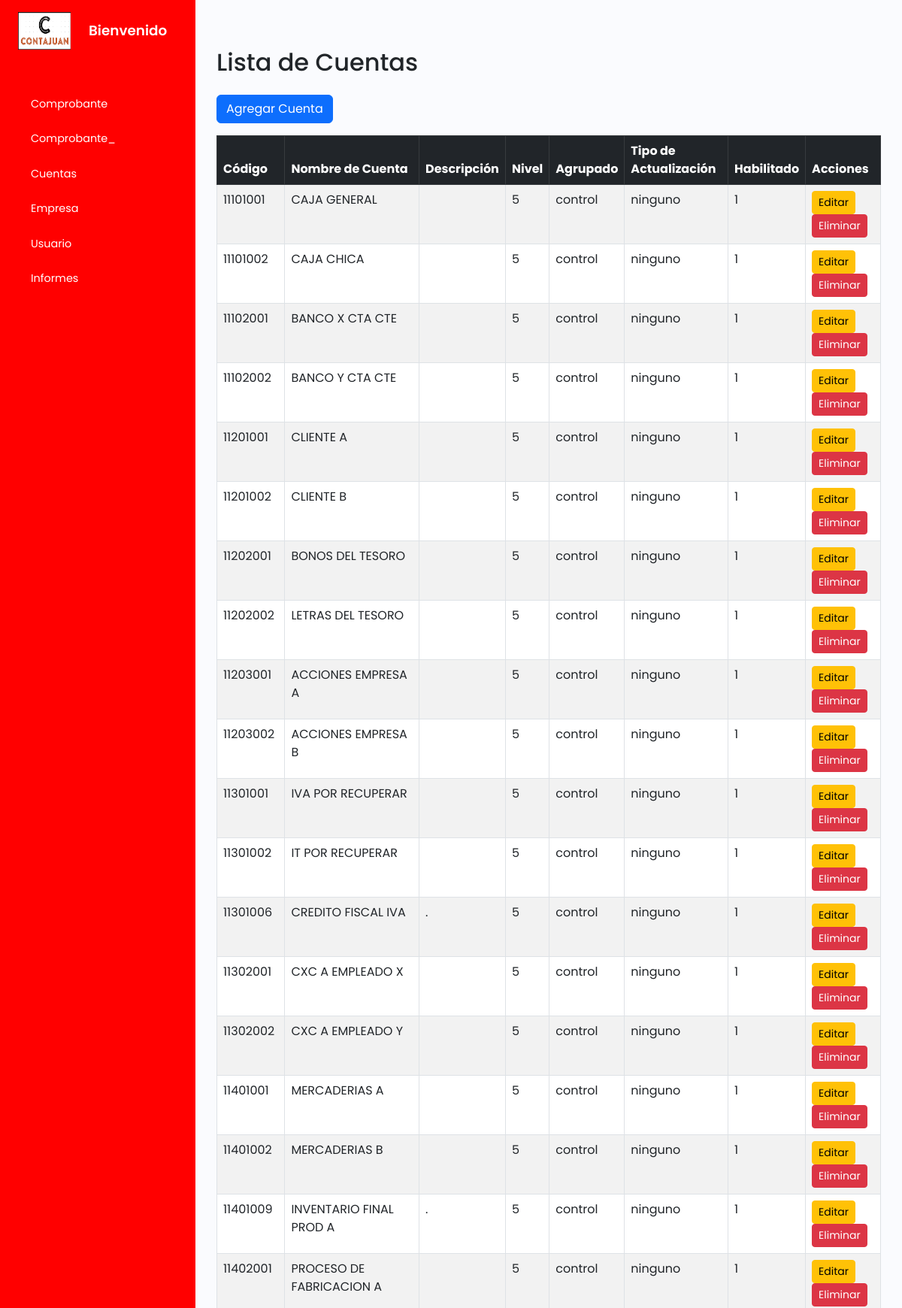
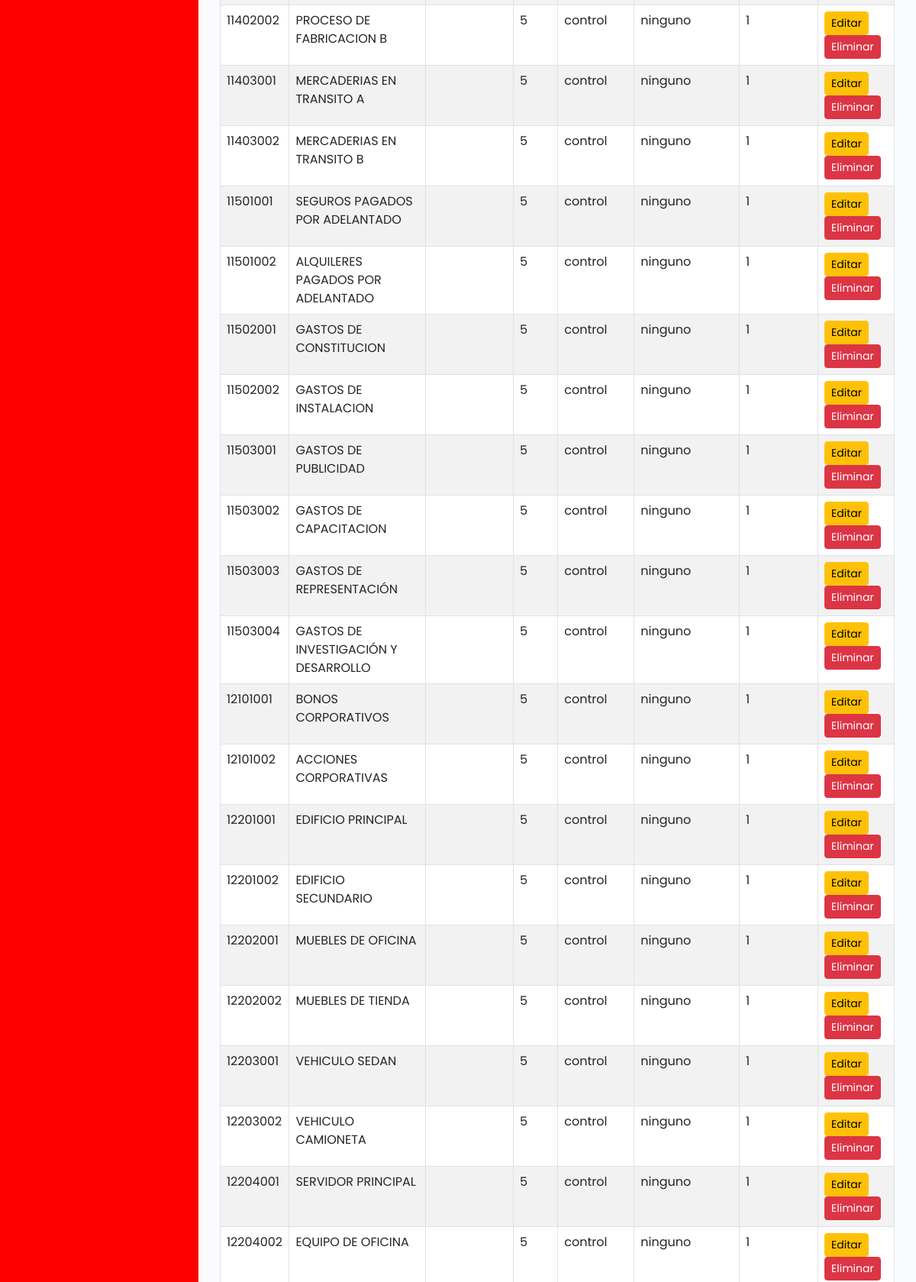
/tcuentas/index.php (upper part), run on the app's committed database (2 pictures, top to bottom).
### tables this page shows
CREATE TABLE `tcuentas` (
  `codigo` int(11) NOT NULL,
  `nombrecuenta` varchar(255) NOT NULL,
  `descripcion` varchar(255) NOT NULL,
  `nivel` int(11) NOT NULL,
  `agrupado` varchar(255) NOT NULL,
  `tipoactualizacion` varchar(255) NOT NULL,
  `habilitado` int(11) NOT NULL
);

### tcuentas/index.php (the view, shortened to what this page needs)
<?php
    include_once("../plantilla/inicio.php");
?>
        <div class="main p-3">
        <div class="container mt-5">
    <h2 class="mb-4">Lista de Cuentas</h2>
    <a href="create.php" class="btn btn-primary mb-3">Agregar Cuenta</a>
    <?php
    include_once '../cone.php';
    $sql = "SELECT * FROM tcuentas WHERE nivel = 5";
    $result = $conn->query($sql);
    if ($result->num_rows > 0) {
        echo "<table id='usuarios' class='table table-striped table-bordered  table-responsive' >
        <thead class='table-dark'>
        <tr>
            <th>Código</th>
            <th>Nombre de Cuenta</th>
            <th>Descripción</th>
            <th>Nivel</th>
            <th>Agrupado</th>
            <th>Tipo de Actualización</th>
            <th>Habilitado</th>
            <th>Acciones</th>
        </tr>
        </thead>
        <tbody>";
        while($row = $result->fetch_assoc()) {
            echo "<tr>
            <td>" . $row["codigo"]. "</td>
            <td>" . $row["nombrecuenta"]. "</td>
            <td>" . $row["descripcion"]. "</td>
            <td>" . $row["nivel"]. "</td>
            <td>" . $row["agrupado"]. "</td>
            <td>" . $row["tipoactualizacion"]. "</td>
            <td>" . $row["habilitado"]. "</td>
            <td>
                <a href='update.php?id=".$row["codigo"]."' class='btn btn-warning btn-sm'>Editar</a>
                <a href='delete.php?id=".$row["codigo"]."' class='btn btn-danger btn-sm'>Eliminar</a>
            </td>
            </tr>";
        }
        echo "</tbody></table>";
    } else {
        echo "<div class='alert alert-warning' role='alert'>0 resultados</div>";
    }
    ?>
</div>
        </div>
    </div>
    <?php
    include_once("../plantilla/final.php");
?>

### style.css (style rules this page uses)
a { text-decoration: none; }
body { font-family: 'Poppins', sans-serif; }
.main { min-height: 100vh; width: 100%; overflow: hidden; transition: all 0.35s ease-in-out; background-color: #fafbfe; }

### data on the page
tcuentas: codigo "11101001", nombrecuenta "CAJA GENERAL", nivel "5", agrupado "control", tipoactualizacion "ninguno", habilitado "1"
tcuentas: codigo "11101002", nombrecuenta "CAJA CHICA", nivel "5", agrupado "control", tipoactualizacion "ninguno", habilitado "1"
tcuentas: codigo "11102001", nombrecuenta "BANCO X CTA CTE", nivel "5", agrupado "control", tipoactualizacion "ninguno", habilitado "1"
tcuentas: codigo "11102002", nombrecuenta "BANCO Y CTA CTE", nivel "5", agrupado "control", tipoactualizacion "ninguno", habilitado "1"
tcuentas: codigo "11201001", nombrecuenta "CLIENTE A", nivel "5", agrupado "control", tipoactualizacion "ninguno", habilitado "1"
tcuentas: codigo "11201002", nombrecuenta "CLIENTE B", nivel "5", agrupado "control", tipoactualizacion "ninguno", habilitado "1"
tcuentas: codigo "11202001", nombrecuenta "BONOS DEL TESORO", nivel "5", agrupado "control", tipoactualizacion "ninguno", habilitado "1"
tcuentas: codigo "11202002", nombrecuenta "LETRAS DEL TESORO", nivel "5", agrupado "control", tipoactualizacion "ninguno", habilitado "1"
tcuentas: codigo "11203001", nombrecuenta "ACCIONES EMPRESA A", nivel "5", agrupado "control", tipoactualizacion "ninguno", habilitado "1"
tcuentas: codigo "11203002", nombrecuenta "ACCIONES EMPRESA B", nivel "5", agrupado "control", tipoactualizacion "ninguno", habilitado "1"
tcuentas: codigo "11301001", nombrecuenta "IVA POR RECUPERAR", nivel "5", agrupado "control", tipoactualizacion "ninguno", habilitado "1"
tcuentas: codigo "11301002", nombrecuenta "IT POR RECUPERAR", nivel "5", agrupado "control", tipoactualizacion "ninguno", habilitado "1"
tcuentas: codigo "11301006", nombrecuenta "CREDITO FISCAL IVA", descripcion ".", nivel "5", agrupado "control", tipoactualizacion "ninguno", habilitado "1"
tcuentas: codigo "11302001", nombrecuenta "CXC A EMPLEADO X", nivel "5", agrupado "control", tipoactualizacion "ninguno", habilitado "1"
tcuentas: codigo "11302002", nombrecuenta "CXC A EMPLEADO Y", nivel "5", agrupado "control", tipoactualizacion "ninguno", habilitado "1"
tcuentas: codigo "11401001", nombrecuenta "MERCADERIAS A", nivel "5", agrupado "control", tipoactualizacion "ninguno", habilitado "1"
tcuentas: codigo "11401002", nombrecuenta "MERCADERIAS B", nivel "5", agrupado "control", tipoactualizacion "ninguno", habilitado "1"
tcuentas: codigo "11401009", nombrecuenta "INVENTARIO FINAL PROD A", descripcion ".", nivel "5", agrupado "control", tipoactualizacion "ninguno", habilitado "1"
tcuentas: codigo "11402001", nombrecuenta "PROCESO DE FABRICACION A", nivel "5", agrupado "control", tipoactualizacion "ninguno", habilitado "1"
tcuentas: codigo "11402002", nombrecuenta "PROCESO DE FABRICACION B", nivel "5", agrupado "control", tipoactualizacion "ninguno", habilitado "1"
tcuentas: codigo "11403001", nombrecuenta "MERCADERIAS EN TRANSITO A", nivel "5", agrupado "control", tipoactualizacion "ninguno", habilitado "1"
tcuentas: codigo "11403002", nombrecuenta "MERCADERIAS EN TRANSITO B", nivel "5", agrupado "control", tipoactualizacion "ninguno", habilitado "1"
tcuentas: codigo "11501001", nombrecuenta "SEGUROS PAGADOS POR ADELANTADO", nivel "5", agrupado "control", tipoactualizacion "ninguno", habilitado "1"
tcuentas: codigo "11501002", nombrecuenta "ALQUILERES PAGADOS POR ADELANTADO", nivel "5", agrupado "control", tipoactualizacion "ninguno", habilitado "1"
tcuentas: codigo "11502001", nombrecuenta "GASTOS DE CONSTITUCION", nivel "5", agrupado "control", tipoactualizacion "ninguno", habilitado "1"
tcuentas: codigo "11502002", nombrecuenta "GASTOS DE INSTALACION", nivel "5", agrupado "control", tipoactualizacion "ninguno", habilitado "1"
tcuentas: codigo "11503001", nombrecuenta "GASTOS DE PUBLICIDAD", nivel "5", agrupado "control", tipoactualizacion "ninguno", habilitado "1"
tcuentas: codigo "11503002", nombrecuenta "GASTOS DE CAPACITACION", nivel "5", agrupado "control", tipoactualizacion "ninguno", habilitado "1"
tcuentas: codigo "11503003", nombrecuenta "GASTOS DE REPRESENTACIÓN", nivel "5", agrupado "control", tipoactualizacion "ninguno", habilitado "1"
tcuentas: codigo "11503004", nombrecuenta "GASTOS DE INVESTIGACIÓN Y DESARROLLO", nivel "5", agrupado "control", tipoactualizacion "ninguno", habilitado "1"
tcuentas: codigo "12101001", nombrecuenta "BONOS CORPORATIVOS", nivel "5", agrupado "control", tipoactualizacion "ninguno", habilitado "1"
tcuentas: codigo "12101002", nombrecuenta "ACCIONES CORPORATIVAS", nivel "5", agrupado "control", tipoactualizacion "ninguno", habilitado "1"
tcuentas: codigo "12201001", nombrecuenta "EDIFICIO PRINCIPAL", nivel "5", agrupado "control", tipoactualizacion "ninguno", habilitado "1"
tcuentas: codigo "12201002", nombrecuenta "EDIFICIO SECUNDARIO", nivel "5", agrupado "control", tipoactualizacion "ninguno", habilitado "1"
tcuentas: codigo "12202001", nombrecuenta "MUEBLES DE OFICINA", nivel "5", agrupado "control", tipoactualizacion "ninguno", habilitado "1"
tcuentas: codigo "12202002", nombrecuenta "MUEBLES DE TIENDA", nivel "5", agrupado "control", tipoactualizacion "ninguno", habilitado "1"
tcuentas: codigo "12203001", nombrecuenta "VEHICULO SEDAN", nivel "5", agrupado "control", tipoactualizacion "ninguno", habilitado "1"
tcuentas: codigo "12203002", nombrecuenta "VEHICULO CAMIONETA", nivel "5", agrupado "control", tipoactualizacion "ninguno", habilitado "1"
tcuentas: codigo "12204001", nombrecuenta "SERVIDOR PRINCIPAL", nivel "5", agrupado "control", tipoactualizacion "ninguno", habilitado "1"
tcuentas: codigo "12204002", nombrecuenta "EQUIPO DE OFICINA", nivel "5", agrupado "control", tipoactualizacion "ninguno", habilitado "1"
